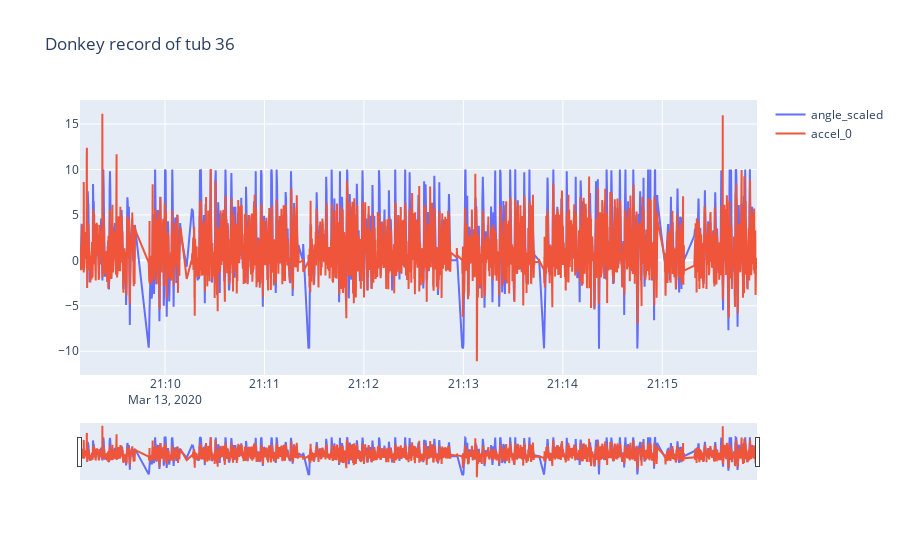

The notebook cell this image was saved under:
### Code cell
import plotly.express as px
import plotly.graph_objects as go
fig = go.Figure()
t = dfx['timestamp']
for i in l:
    y = dfx[i]
    fig.add_trace(go.Scatter(x=t, y=y, name=i))
fig.update_layout(title_text='Donkey record of tub ' + str(tub_id),
                  xaxis_rangeslider_visible=True)
fig.show()

### Figure 1 — Plotly figure (JSON) as saved in the notebook; plotly's stock layout.template omitted (floating-point values rounded to 4 significant figures; data arrays with more than 128 entries replaced by an {"elided": "..."} marker saying what was removed)
{"data": [{"name": "angle_scaled", "type": "scatter", "x": {"elided": "12610 str values"}, "y": {"elided": "12610 float values"}}, {"name": "accel_0", "type": "scatter", "x": {"elided": "12610 str values"}, "y": {"elided": "12610 float values"}}], "layout": {"title": {"text": "Donkey record of tub 36"}, "xaxis": {"rangeslider": {"visible": true}}}}
